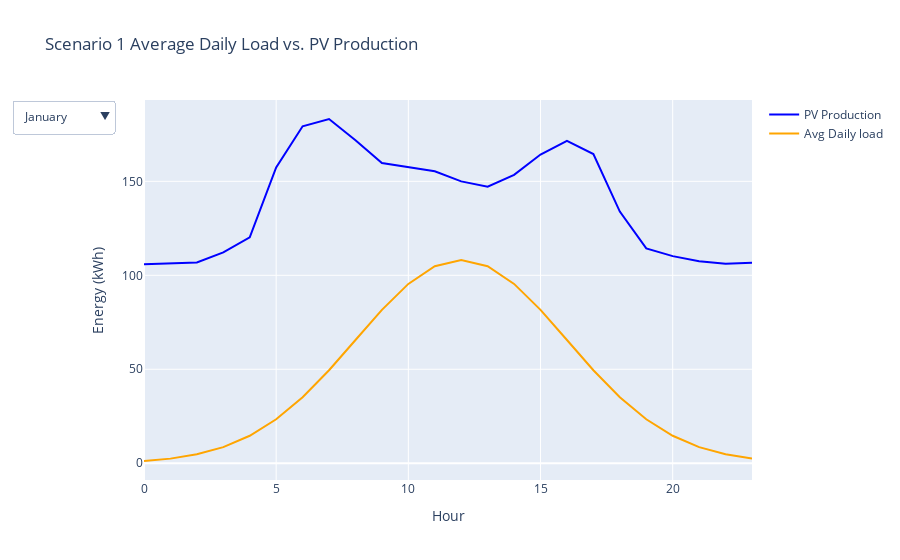
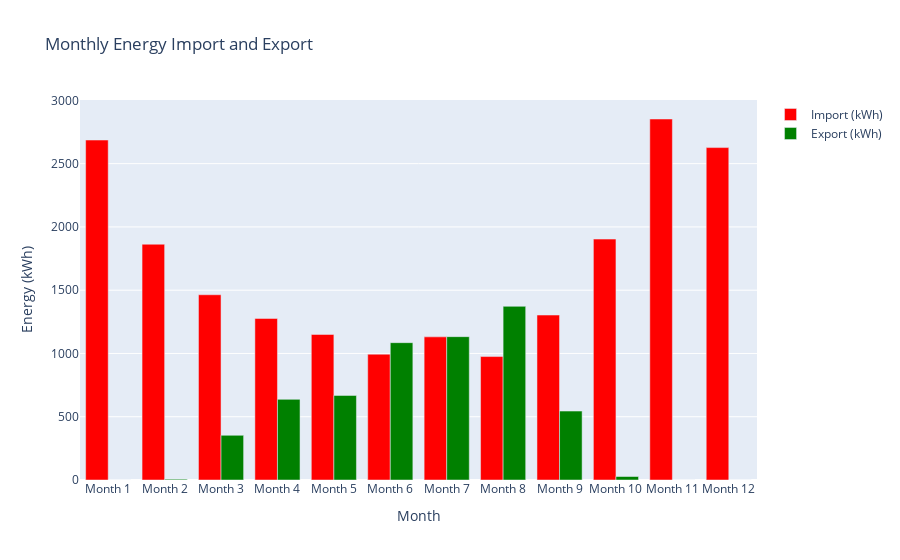

The notebook cell saved with these charts, in order:
### Code cell
import pandas as pd
import numpy as np
import plotly.graph_objects as go
import warnings

warnings.filterwarnings("ignore")

# Load and prepare consumption data
file_path = "../GREENER/Ense3buildingconsumption.csv"
data = pd.read_csv(file_path, sep=';', header=0, names=['Time', 'Consumption'])
data['Time'] = pd.to_datetime(data['Time'], errors='coerce')

# Ensure that 'Consumption' column is numeric, removing non-numeric entries
data['Consumption'] = (
    data['Consumption']
    .replace({'Consumption (kWh)': None})  # Replace potential header row in the data
    .str.replace(' kWh', '', regex=False)
    .str.replace(',', '', regex=False)
).astype(float, errors='ignore').fillna(0)  # Fill missing values with 0

# Filter data for the year and resample
start_date = '2023-09-25 00:00:00'
end_date = '2024-09-25 00:00:00'
filtered_data = data[(data['Time'] >= start_date) & (data['Time'] < end_date)]
filtered_data.set_index('Time', inplace=True)
avg_hourly_load = filtered_data.resample('H').mean()
avg_daily_load_year = avg_hourly_load.groupby(avg_hourly_load.index.hour).mean()['Consumption']

# Function to calculate PV production per hour for a given month
def calculate_monthly_pv_production(month, panels):
    T_ambient = monthly_temperatures[month]
    actual_pv_temp = T_ambient + (NOCT - 20) * (global_irradiance / 800)
    actual_energy_per_panel = (monthly_solar_energy[month] / 1000) * panel_capacity * ((actual_pv_temp - 25) * temperature_coefficient + 1)
    hours = np.arange(24)
    mu, sigma = 12, 4
    prodPV_normal = (1 / (sigma * np.sqrt(2 * np.pi))) * np.exp(-0.5 * ((hours - mu) / sigma) ** 2)
    prodPV_watts = panels * prodPV_normal * converter_efficiency * actual_energy_per_panel
    return pd.Series(prodPV_watts, index=hours)

# Calculate import and export based on specified conditions for each month
def calculate_import_export(monthly_avg_load, monthly_pv_production):
    total_import_kwh, total_export_kwh = 0, 0

    for hour in range(24):
        pv_power = monthly_pv_production[hour]
        consumption = monthly_avg_load[hour]

        if pv_power > consumption:
            total_export_kwh += pv_power - consumption
        else:
            total_import_kwh += consumption - pv_power

    return total_import_kwh, total_export_kwh

# Monthly calculations for import and export values
import_kwh, export_kwh = [], []
for month in range(1, 13):
    monthly_avg_load = filtered_data[filtered_data.index.month == month].resample('H').mean().groupby(lambda x: x.hour).mean()['Consumption']
    monthly_pv_production = calculate_monthly_pv_production(month, number_of_panels)
    monthly_import_kwh, monthly_export_kwh = calculate_import_export(monthly_avg_load, monthly_pv_production)
    import_kwh.append(monthly_import_kwh)
    export_kwh.append(monthly_export_kwh)

# Create interactive plots for Load vs. PV Production and import/export
hours = np.arange(24)

# Dropdown options for Load vs. PV Production plot
dropdown_options_load_pv = [
    {'label': month, 'method': 'update', 'args': [
        {'y': [calculate_monthly_pv_production(i + 1, number_of_panels), avg_daily_load_year]},
        {'title': f'Scenario 1 Average Daily Load vs. PV Production for {month}'}
    ]} for i, month in enumerate(['January', 'February', 'March', 'April', 'May', 'June', 'July', 'August', 'September', 'October', 'November', 'December'])
]

# Plot Load vs PV Production with dropdown
fig_load_pv = go.Figure()
fig_load_pv.add_trace(go.Scatter(x=hours, y=avg_daily_load_year, mode='lines', name='PV Production', line=dict(color='blue')))
fig_load_pv.add_trace(go.Scatter(x=hours, y=calculate_monthly_pv_production(1, number_of_panels), mode='lines', name='Avg Daily load', line=dict(color='orange')))
fig_load_pv.update_layout(title='Scenario 1 Average Daily Load vs. PV Production', xaxis_title='Hour', yaxis_title='Energy (kWh)', updatemenus=[{'buttons': dropdown_options_load_pv, 'direction': 'down', 'showactive': True}])

# Bar chart for monthly import/export
fig_import_export = go.Figure(data=[go.Bar(name='Import (kWh)', x=[f'Month {i+1}' for i in range(12)], y=import_kwh, marker_color='red'),
                                     go.Bar(name='Export (kWh)', x=[f'Month {i+1}' for i in range(12)], y=export_kwh, marker_color='green')])
fig_import_export.update_layout(barmode='group', title='Monthly Energy Import and Export', xaxis_title='Month', yaxis_title='Energy (kWh)')

# Show figures
fig_load_pv.show()
fig_import_export.show()

### Figure 1 — Plotly figure (JSON) as saved in the notebook; plotly's stock layout.template omitted (floating-point values rounded to 4 significant figures)
{"data": [{"line": {"color": "blue"}, "mode": "lines", "name": "PV Production", "type": "scatter", "x": [0, 1, 2, 3, 4, 5, 6, 7, 8, 9, 10, 11, 12, 13, 14, 15, 16, 17, 18, 19, 20, 21, 22, 23], "y": [105.8, 106.2, 106.9, 112.2, 120.2, 157.4, 179.3, 183.2, 171.9, 159.7, 157.7, 155.4, 150.0, 147.2, 153.4, 164.3, 171.6, 164.5, 133.9, 114.3, 110.2, 107.5, 106.1, 106.6]}, {"line": {"color": "orange"}, "mode": "lines", "name": "Avg Daily load", "type": "scatter", "x": [0, 1, 2, 3, 4, 5, 6, 7, 8, 9, 10, 11, 12, 13, 14, 15, 16, 17, 18, 19, 20, 21, 22, 23], "y": [1.201, 2.465, 4.751, 8.603, 14.63, 23.39, 35.11, 49.51, 65.59, 81.62, 95.43, 104.8, 108.1, 104.8, 95.43, 81.62, 65.59, 49.51, 35.11, 23.39, 14.63, 8.603, 4.751, 2.465]}], "layout": {"title": {"text": "Scenario 1 Average Daily Load vs. PV Production"}, "updatemenus": [{"buttons": [{"args": [{"y": [[1.201, 2.465, 4.751, 8.603, 14.63, 23.39, 35.11, 49.51, 65.59, 81.62, 95.43, 104.8, 108.1, 104.8, 95.43, 81.62, 65.59, 49.51, 35.11, 23.39, 14.63, 8.603, 4.751, 2.465], [105.8, 106.2, 106.9, 112.2, 120.2, 157.4, 179.3, 183.2, 171.9, 159.7, 157.7, 155.4, 150.0, 147.2, 153.4, 164.3, 171.6, 164.5, 133.9, 114.3, 110.2, 107.5, 106.1, 106.6]]}, {"title": "Scenario 1 Average Daily Load vs. PV Production for January"}], "label": "January", "method": "update"}, {"args": [{"y": [[1.809, 3.712, 7.154, 12.95, 22.04, 35.21, 52.86, 74.55, 98.76, 122.9, 143.7, 157.8, 162.8, 157.8, 143.7, 122.9, 98.76, 74.55, 52.86, 35.21, 22.04, 12.95, 7.154, 3.712], [105.8, 106.2, 106.9, 112.2, 120.2, 157.4, 179.3, 183.2, 171.9, 159.7, 157.7, 155.4, 150.0, 147.2, 153.4, 164.3, 171.6, 164.5, 133.9, 114.3, 110.2, 107.5, 106.1, 106.6]]}, {"title": "Scenario 1 Average Daily Load vs. PV Production for February"}], "label": "February", "method": "update"}, {"args": [{"y": [[2.595, 5.324, 10.26, 18.58, 31.61, 50.52, 75.83, 106.9, 141.7, 176.3, 206.1, 226.4, 233.6, 226.4, 206.1, 176.3, 141.7, 106.9, 75.83, 50.52, 31.61, 18.58, 10.26, 5.324], [105.8, 106.2, 106.9, 112.2, 120.2, 157.4, 179.3, 183.2, 171.9, 159.7, 157.7, 155.4, 150.0, 147.2, 153.4, 164.3, 171.6, 164.5, 133.9, 114.3, 110.2, 107.5, 106.1, 106.6]]}, {"title": "Scenario 1 Average Daily Load vs. PV Production for March"}], "label": "March", "method": "update"}, {"args": [{"y": [[2.853, 5.855, 11.29, 20.44, 34.76, 55.55, 83.39, 117.6, 155.8, 193.9, 226.7, 249.0, 256.9, 249.0, 226.7, 193.9, 155.8, 117.6, 83.39, 55.55, 34.76, 20.44, 11.29, 5.855], [105.8, 106.2, 106.9, 112.2, 120.2, 157.4, 179.3, 183.2, 171.9, 159.7, 157.7, 155.4, 150.0, 147.2, 153.4, 164.3, 171.6, 164.5, 133.9, 114.3, 110.2, 107.5, 106.1, 106.6]]}, {"title": "Scenario 1 Average Daily Load vs. PV Production for April"}], "label": "April", "method": "update"}, {"args": [{"y": [[2.945, 6.043, 11.65, 21.09, 35.88, 57.33, 86.07, 121.4, 160.8, 200.1, 234.0, 256.9, 265.1, 256.9, 234.0, 200.1, 160.8, 121.4, 86.07, 57.33, 35.88, 21.09, 11.65, 6.043], [105.8, 106.2, 106.9, 112.2, 120.2, 157.4, 179.3, 183.2, 171.9, 159.7, 157.7, 155.4, 150.0, 147.2, 153.4, 164.3, 171.6, 164.5, 133.9, 114.3, 110.2, 107.5, 106.1, 106.6]]}, {"title": "Scenario 1 Average Daily Load vs. PV Production for May"}], "label": "May", "method": "update"}, {"args": [{"y": [[3.262, 6.693, 12.9, 23.36, 39.74, 63.5, 95.33, 134.4, 178.1, 221.7, 259.1, 284.6, 293.6, 284.6, 259.1, 221.7, 178.1, 134.4, 95.33, 63.5, 39.74, 23.36, 12.9, 6.693], [105.8, 106.2, 106.9, 112.2, 120.2, 157.4, 179.3, 183.2, 171.9, 159.7, 157.7, 155.4, 150.0, 147.2, 153.4, 164.3, 171.6, 164.5, 133.9, 114.3, 110.2, 107.5, 106.1, 106.6]]}, {"title": "Scenario 1 Average Daily Load vs. PV Production for June"}], "label": "June", "method": "update"}, {"args": [{"y": [[3.479, 7.139, 13.76, 24.92, 42.38, 67.73, 101.7, 143.4, 190.0, 236.4, 276.4, 303.5, 313.2, 303.5, 276.4, 236.4, 190.0, 143.4, 101.7, 67.73, 42.38, 24.92, 13.76, 7.139], [105.8, 106.2, 106.9, 112.2, 120.2, 157.4, 179.3, 183.2, 171.9, 159.7, 157.7, 155.4, 150.0, 147.2, 153.4, 164.3, 171.6, 164.5, 133.9, 114.3, 110.2, 107.5, 106.1, 106.6]]}, {"title": "Scenario 1 Average Daily Load vs. PV Production for July"}], "label": "July", "method": "update"}, {"args": [{"y": [[3.26, 6.689, 12.89, 23.35, 39.71, 63.46, 95.27, 134.4, 178.0, 221.5, 259.0, 284.4, 293.5, 284.4, 259.0, 221.5, 178.0, 134.4, 95.27, 63.46, 39.71, 23.35, 12.89, 6.689], [105.8, 106.2, 106.9, 112.2, 120.2, 157.4, 179.3, 183.2, 171.9, 159.7, 157.7, 155.4, 150.0, 147.2, 153.4, 164.3, 171.6, 164.5, 133.9, 114.3, 110.2, 107.5, 106.1, 106.6]]}, {"title": "Scenario 1 Average Daily Load vs. PV Production for August"}], "label": "August", "method": "update"}, {"args": [{"y": [[2.84, 5.827, 11.23, 20.34, 34.6, 55.28, 82.99, 117.0, 155.0, 193.0, 225.6, 247.8, 255.6, 247.8, 225.6, 193.0, 155.0, 117.0, 82.99, 55.28, 34.6, 20.34, 11.23, 5.827], [105.8, 106.2, 106.9, 112.2, 120.2, 157.4, 179.3, 183.2, 171.9, 159.7, 157.7, 155.4, 150.0, 147.2, 153.4, 164.3, 171.6, 164.5, 133.9, 114.3, 110.2, 107.5, 106.1, 106.6]]}, {"title": "Scenario 1 Average Daily Load vs. PV Production for September"}], "label": "September", "method": "update"}, {"args": [{"y": [[2.044, 4.194, 8.084, 14.64, 24.9, 39.79, 59.74, 84.24, 111.6, 138.9, 162.4, 178.3, 184.0, 178.3, 162.4, 138.9, 111.6, 84.24, 59.74, 39.79, 24.9, 14.64, 8.084, 4.194], [105.8, 106.2, 106.9, 112.2, 120.2, 157.4, 179.3, 183.2, 171.9, 159.7, 157.7, 155.4, 150.0, 147.2, 153.4, 164.3, 171.6, 164.5, 133.9, 114.3, 110.2, 107.5, 106.1, 106.6]]}, {"title": "Scenario 1 Average Daily Load vs. PV Production for October"}], "label": "October", "method": "update"}, {"args": [{"y": [[1.291, 2.649, 5.107, 9.247, 15.73, 25.14, 37.73, 53.21, 70.49, 87.73, 102.6, 112.6, 116.2, 112.6, 102.6, 87.73, 70.49, 53.21, 37.73, 25.14, 15.73, 9.247, 5.107, 2.649], [105.8, 106.2, 106.9, 112.2, 120.2, 157.4, 179.3, 183.2, 171.9, 159.7, 157.7, 155.4, 150.0, 147.2, 153.4, 164.3, 171.6, 164.5, 133.9, 114.3, 110.2, 107.5, 106.1, 106.6]]}, {"title": "Scenario 1 Average Daily Load vs. PV Production for November"}], "label": "November", "method": "update"}, {"args": [{"y": [[1.034, 2.122, 4.09, 7.406, 12.6, 20.13, 30.22, 42.62, 56.46, 70.27, 82.15, 90.23, 93.09, 90.23, 82.15, 70.27, 56.46, 42.62, 30.22, 20.13, 12.6, 7.406, 4.09, 2.122], [105.8, 106.2, 106.9, 112.2, 120.2, 157.4, 179.3, 183.2, 171.9, 159.7, 157.7, 155.4, 150.0, 147.2, 153.4, 164.3, 171.6, 164.5, 133.9, 114.3, 110.2, 107.5, 106.1, 106.6]]}, {"title": "Scenario 1 Average Daily Load vs. PV Production for December"}], "label": "December", "method": "update"}], "direction": "down", "showactive": true}], "xaxis": {"title": {"text": "Hour"}}, "yaxis": {"title": {"text": "Energy (kWh)"}}}}

### Figure 2 — Plotly figure (JSON) as saved in the notebook; plotly's stock layout.template omitted (floating-point values rounded to 4 significant figures)
{"data": [{"marker": {"color": "red"}, "name": "Import (kWh)", "type": "bar", "x": ["Month 1", "Month 2", "Month 3", "Month 4", "Month 5", "Month 6", "Month 7", "Month 8", "Month 9", "Month 10", "Month 11", "Month 12"], "y": [2687.0, 1863.0, 1464.0, 1277.0, 1150.0, 994.3, 1131.0, 975.6, 1303.0, 1904.0, 2853.0, 2627.0]}, {"marker": {"color": "green"}, "name": "Export (kWh)", "type": "bar", "x": ["Month 1", "Month 2", "Month 3", "Month 4", "Month 5", "Month 6", "Month 7", "Month 8", "Month 9", "Month 10", "Month 11", "Month 12"], "y": [0, 6.206, 353.1, 637.2, 668.2, 1085.0, 1133.0, 1372.0, 544.6, 27.61, 0, 0]}], "layout": {"barmode": "group", "title": {"text": "Monthly Energy Import and Export"}, "xaxis": {"title": {"text": "Month"}}, "yaxis": {"title": {"text": "Energy (kWh)"}}}}
